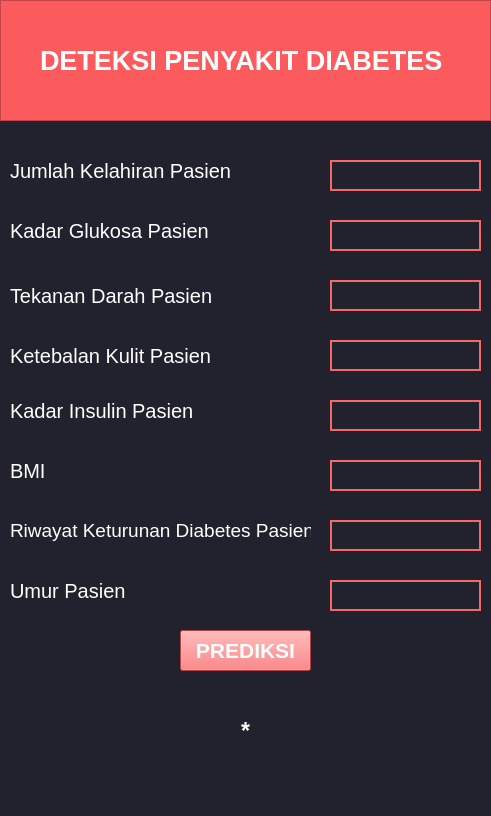
<?xml version="1.0" encoding="UTF-8"?>
<ui version="4.0">
 <class>MainWindow</class>
 <widget class="QMainWindow" name="MainWindow">
  <property name="geometry">
   <rect>
    <x>0</x>
    <y>0</y>
    <width>491</width>
    <height>816</height>
   </rect>
  </property>
  <property name="windowTitle">
   <string>MainWindow</string>
  </property>
  <widget class="QWidget" name="centralwidget">
   <property name="styleSheet">
    <string notr="true">background-color:#22222e</string>
   </property>
   <widget class="QFrame" name="frame">
    <property name="geometry">
     <rect>
      <x>0</x>
      <y>0</y>
      <width>491</width>
      <height>121</height>
     </rect>
    </property>
    <property name="styleSheet">
     <string notr="true">background-color:#fb5b5d</string>
    </property>
    <property name="frameShape">
     <enum>QFrame::StyledPanel</enum>
    </property>
    <property name="frameShadow">
     <enum>QFrame::Raised</enum>
    </property>
    <widget class="QLabel" name="Judul">
     <property name="geometry">
      <rect>
       <x>40</x>
       <y>30</y>
       <width>421</width>
       <height>61</height>
      </rect>
     </property>
     <property name="font">
      <font>
       <pointsize>20</pointsize>
       <weight>75</weight>
       <italic>false</italic>
       <bold>true</bold>
       <strikeout>false</strikeout>
      </font>
     </property>
     <property name="styleSheet">
      <string notr="true">color:white</string>
     </property>
     <property name="text">
      <string>DETEKSI PENYAKIT DIABETES</string>
     </property>
    </widget>
   </widget>
   <widget class="QLabel" name="label_2">
    <property name="geometry">
     <rect>
      <x>10</x>
      <y>160</y>
      <width>221</width>
      <height>21</height>
     </rect>
    </property>
    <property name="font">
     <font>
      <pointsize>15</pointsize>
      <weight>50</weight>
      <italic>false</italic>
      <bold>false</bold>
      <strikeout>false</strikeout>
     </font>
    </property>
    <property name="styleSheet">
     <string notr="true">color:white</string>
    </property>
    <property name="text">
     <string>Jumlah Kelahiran Pasien</string>
    </property>
   </widget>
   <widget class="QLabel" name="label_3">
    <property name="geometry">
     <rect>
      <x>10</x>
      <y>220</y>
      <width>201</width>
      <height>21</height>
     </rect>
    </property>
    <property name="font">
     <font>
      <pointsize>15</pointsize>
      <weight>50</weight>
      <italic>false</italic>
      <bold>false</bold>
      <strikeout>false</strikeout>
     </font>
    </property>
    <property name="styleSheet">
     <string notr="true">color:white</string>
    </property>
    <property name="text">
     <string>Kadar Glukosa Pasien</string>
    </property>
   </widget>
   <widget class="QLabel" name="label_4">
    <property name="geometry">
     <rect>
      <x>10</x>
      <y>340</y>
      <width>201</width>
      <height>31</height>
     </rect>
    </property>
    <property name="font">
     <font>
      <pointsize>15</pointsize>
      <weight>50</weight>
      <italic>false</italic>
      <bold>false</bold>
      <strikeout>false</strikeout>
     </font>
    </property>
    <property name="styleSheet">
     <string notr="true">color:white</string>
    </property>
    <property name="text">
     <string>Ketebalan Kulit Pasien</string>
    </property>
   </widget>
   <widget class="QLabel" name="label_5">
    <property name="geometry">
     <rect>
      <x>10</x>
      <y>400</y>
      <width>191</width>
      <height>21</height>
     </rect>
    </property>
    <property name="font">
     <font>
      <pointsize>15</pointsize>
      <weight>50</weight>
      <italic>false</italic>
      <bold>false</bold>
      <strikeout>false</strikeout>
     </font>
    </property>
    <property name="styleSheet">
     <string notr="true">color:white</string>
    </property>
    <property name="text">
     <string>Kadar Insulin Pasien</string>
    </property>
   </widget>
   <widget class="QLabel" name="label_6">
    <property name="geometry">
     <rect>
      <x>10</x>
      <y>460</y>
      <width>41</width>
      <height>21</height>
     </rect>
    </property>
    <property name="font">
     <font>
      <pointsize>15</pointsize>
      <weight>50</weight>
      <italic>false</italic>
      <bold>false</bold>
      <strikeout>false</strikeout>
     </font>
    </property>
    <property name="styleSheet">
     <string notr="true">color:white</string>
    </property>
    <property name="text">
     <string>BMI</string>
    </property>
   </widget>
   <widget class="QLabel" name="label_7">
    <property name="geometry">
     <rect>
      <x>10</x>
      <y>520</y>
      <width>301</width>
      <height>21</height>
     </rect>
    </property>
    <property name="font">
     <font>
      <pointsize>14</pointsize>
      <weight>50</weight>
      <italic>false</italic>
      <bold>false</bold>
      <strikeout>false</strikeout>
     </font>
    </property>
    <property name="layoutDirection">
     <enum>Qt::LeftToRight</enum>
    </property>
    <property name="styleSheet">
     <string notr="true">color:white</string>
    </property>
    <property name="text">
     <string>Riwayat Keturunan Diabetes Pasien</string>
    </property>
   </widget>
   <widget class="QLabel" name="label_8">
    <property name="geometry">
     <rect>
      <x>10</x>
      <y>580</y>
      <width>121</width>
      <height>21</height>
     </rect>
    </property>
    <property name="font">
     <font>
      <pointsize>15</pointsize>
      <weight>50</weight>
      <italic>false</italic>
      <bold>false</bold>
      <strikeout>false</strikeout>
     </font>
    </property>
    <property name="styleSheet">
     <string notr="true">color:white</string>
    </property>
    <property name="text">
     <string>Umur Pasien</string>
    </property>
   </widget>
   <widget class="QLineEdit" name="kelahiran">
    <property name="geometry">
     <rect>
      <x>330</x>
      <y>160</y>
      <width>151</width>
      <height>31</height>
     </rect>
    </property>
    <property name="styleSheet">
     <string notr="true">background-color: #22222e;
border: 2px solid #f66867;
border-radius: 30;
color: white</string>
    </property>
    <property name="text">
     <string/>
    </property>
    <property name="alignment">
     <set>Qt::AlignCenter</set>
    </property>
   </widget>
   <widget class="QLineEdit" name="glukosa">
    <property name="geometry">
     <rect>
      <x>330</x>
      <y>220</y>
      <width>151</width>
      <height>31</height>
     </rect>
    </property>
    <property name="styleSheet">
     <string notr="true">background-color: #22222e;
border: 2px solid #f66867;
border-radius: 30;
color: white</string>
    </property>
    <property name="alignment">
     <set>Qt::AlignCenter</set>
    </property>
   </widget>
   <widget class="QLineEdit" name="tebal_kulit">
    <property name="geometry">
     <rect>
      <x>330</x>
      <y>280</y>
      <width>151</width>
      <height>31</height>
     </rect>
    </property>
    <property name="styleSheet">
     <string notr="true">background-color: #22222e;
border: 2px solid #f66867;
border-radius: 30;
color: white</string>
    </property>
    <property name="alignment">
     <set>Qt::AlignCenter</set>
    </property>
   </widget>
   <widget class="QLineEdit" name="insulin">
    <property name="geometry">
     <rect>
      <x>330</x>
      <y>340</y>
      <width>151</width>
      <height>31</height>
     </rect>
    </property>
    <property name="styleSheet">
     <string notr="true">background-color: #22222e;
border: 2px solid #f66867;
border-radius: 30;
color: white</string>
    </property>
    <property name="alignment">
     <set>Qt::AlignCenter</set>
    </property>
   </widget>
   <widget class="QLineEdit" name="bmi">
    <property name="geometry">
     <rect>
      <x>330</x>
      <y>400</y>
      <width>151</width>
      <height>31</height>
     </rect>
    </property>
    <property name="styleSheet">
     <string notr="true">background-color: #22222e;
border: 2px solid #f66867;
border-radius: 30;
color: white</string>
    </property>
    <property name="alignment">
     <set>Qt::AlignCenter</set>
    </property>
   </widget>
   <widget class="QLineEdit" name="riwayat">
    <property name="geometry">
     <rect>
      <x>330</x>
      <y>460</y>
      <width>151</width>
      <height>31</height>
     </rect>
    </property>
    <property name="cursor">
     <cursorShape>ArrowCursor</cursorShape>
    </property>
    <property name="styleSheet">
     <string notr="true">background-color: #22222e;
border: 2px solid #f66867;
border-radius: 30;
color: white</string>
    </property>
    <property name="alignment">
     <set>Qt::AlignCenter</set>
    </property>
   </widget>
   <widget class="QLineEdit" name="umur">
    <property name="geometry">
     <rect>
      <x>330</x>
      <y>520</y>
      <width>151</width>
      <height>31</height>
     </rect>
    </property>
    <property name="styleSheet">
     <string notr="true">background-color: #22222e;
border: 2px solid #f66867;
border-radius: 30;
color: white</string>
    </property>
    <property name="alignment">
     <set>Qt::AlignCenter</set>
    </property>
   </widget>
   <widget class="QPushButton" name="prediksi">
    <property name="geometry">
     <rect>
      <x>180</x>
      <y>630</y>
      <width>131</width>
      <height>41</height>
     </rect>
    </property>
    <property name="font">
     <font>
      <pointsize>16</pointsize>
      <weight>75</weight>
      <bold>true</bold>
     </font>
    </property>
    <property name="styleSheet">
     <string notr="true">color:white;
background-color: #fb5b5d</string>
    </property>
    <property name="text">
     <string>PREDIKSI</string>
    </property>
   </widget>
   <widget class="QLabel" name="output">
    <property name="geometry">
     <rect>
      <x>30</x>
      <y>700</y>
      <width>431</width>
      <height>61</height>
     </rect>
    </property>
    <property name="font">
     <font>
      <pointsize>17</pointsize>
      <weight>75</weight>
      <italic>false</italic>
      <bold>true</bold>
      <strikeout>false</strikeout>
     </font>
    </property>
    <property name="styleSheet">
     <string notr="true">color:white</string>
    </property>
    <property name="text">
     <string>*</string>
    </property>
    <property name="alignment">
     <set>Qt::AlignCenter</set>
    </property>
   </widget>
   <widget class="QLineEdit" name="darah">
    <property name="geometry">
     <rect>
      <x>330</x>
      <y>580</y>
      <width>151</width>
      <height>31</height>
     </rect>
    </property>
    <property name="styleSheet">
     <string notr="true">background-color: #22222e;
border: 2px solid #f66867;
border-radius: 30;
color: white</string>
    </property>
    <property name="alignment">
     <set>Qt::AlignCenter</set>
    </property>
   </widget>
   <widget class="QLabel" name="label_9">
    <property name="geometry">
     <rect>
      <x>10</x>
      <y>280</y>
      <width>211</width>
      <height>31</height>
     </rect>
    </property>
    <property name="font">
     <font>
      <pointsize>15</pointsize>
      <weight>50</weight>
      <italic>false</italic>
      <bold>false</bold>
      <strikeout>false</strikeout>
     </font>
    </property>
    <property name="styleSheet">
     <string notr="true">color:white</string>
    </property>
    <property name="text">
     <string>Tekanan Darah Pasien</string>
    </property>
   </widget>
  </widget>
 </widget>
 <resources/>
 <connections/>
</ui>
